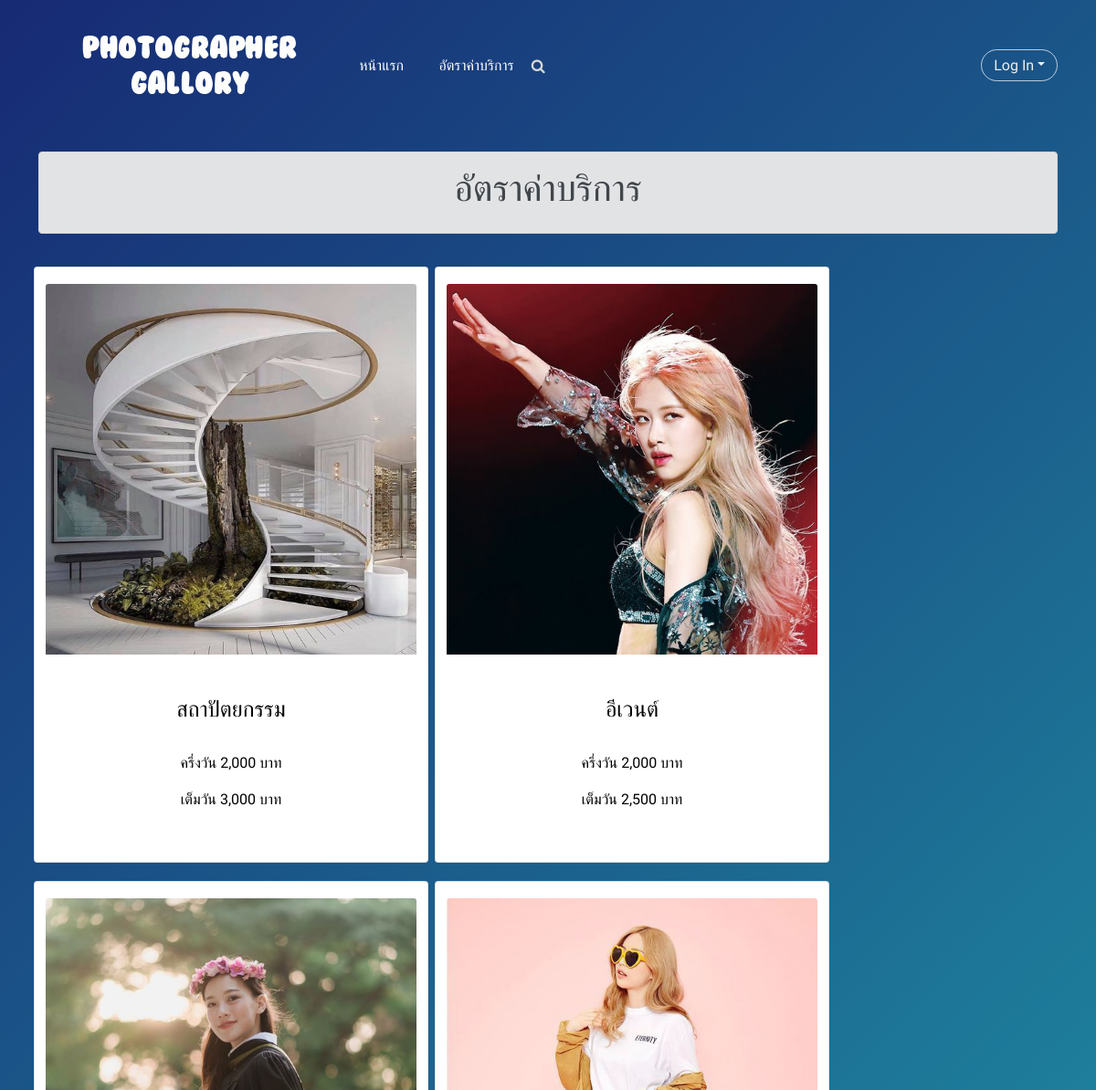
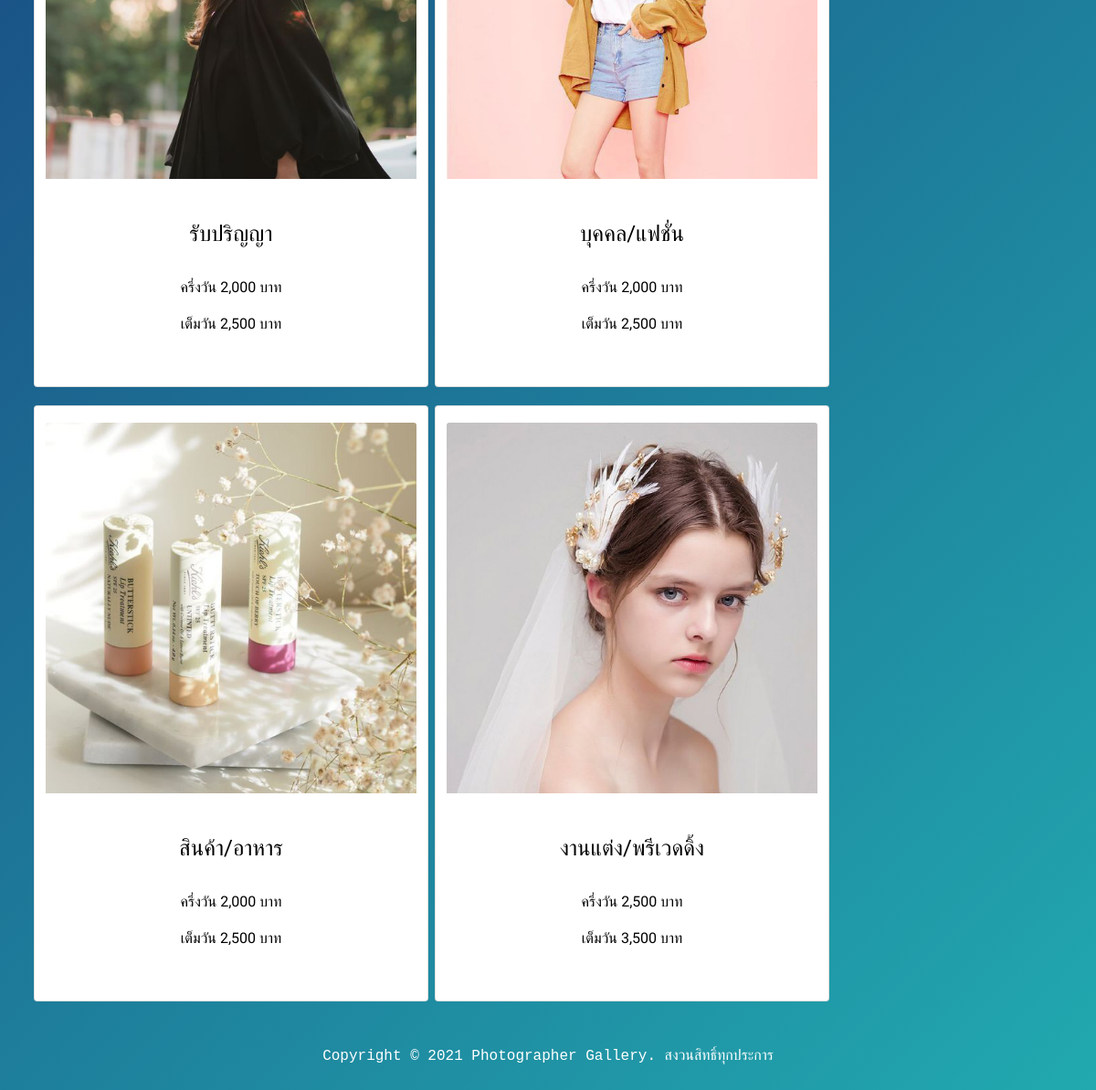
Page /index.php/payment_controller/price on the committed database (2 pictures, top to bottom).
### tables this page shows
CREATE TABLE `photographers_wage_rates` (
  `pwr_id` int(11) NOT NULL,
  `pwr_img` varchar(255) NOT NULL,
  `pwr_type` varchar(50) NOT NULL,
  `pwr_price_h` int(6) NOT NULL,
  `pwr_price` int(6) NOT NULL
);

### application/controllers/Payment_Controller.php (called while the page is built, shortened)
<?php
class Payment_Controller extends CI_Controller {
	function __construct()
    {
        $this->load->library('session', 'database');
		$this->load->model('Customer_Model', 'CTM');
		$this->load->model('Photographer_Model', 'PTM');
		$this->load->model('Contract_Model', 'CM');
		$this->load->model('Payment_Model', 'PMM');
    }
	public function price()
	{
		$data['query'] = $this->PMM->price();
		$this->load->view('header2');
		$this->load->view('price', $data);
		$this->load->view('footer');
	}
}

### index.php (called while the page is built, shortened)
<?php
require_once BASEPATH.'core/CodeIgniter.php';

### application/models/Payment_Model.php (called while the page is built, shortened)
<?php
class Payment_Model extends CI_Model {
    function price()
    {
        $query = $this->db->query("SELECT * FROM `photographers_wage_rates`");
        return $query->result();
    }
}

### application/views/price.php (the view, shortened to what this page needs)
<!DOCTYPE html>
<html lang="en">
<head>
    <link rel="stylesheet" href="<?php echo base_url('public'); ?>/showphotographer2.css">
</head>
<body>
    <br>
    <div class="container">
        <div class="alert alert-secondary" role="alert">
            <h1 align="center">อัตราค่าบริการ</h1>
        </div>
        <div class="row">
            <?php foreach ($query as $item) { ?>
                <div class="card" id="card" style="width: 27rem;">
                    <img id="img" class="card-img-top" src="<?= base_url('img/' . $item->pwr_img) ?>">
                    <div class="card-body">
                        <h4 class="card-title" style="color: #000; text-align:center;  margin-top:30px;"><?php echo $item->pwr_type ?></h4><br>
                        <p style="color: #000; text-align:center;" class="card-text">ครึ่งวัน <?php echo number_format($item->pwr_price_h); ?> บาท</p>
                        <p style="color: #000; text-align:center;" class="card-text">เต็มวัน <?php echo number_format($item->pwr_price); ?> บาท</p>
                        <br>
                    </div>
                </div>
            <?php } ?>
        </div>
        <br>
</body>
</html>

### application/views/header2.php (shortened to what this page needs)
<!DOCTYPE html>
<html>
<head>
    <link rel="stylesheet" href="https://cdnjs.cloudflare.com/ajax/libs/font-awesome/4.7.0/css/font-awesome.min.css">
    <link rel="stylesheet" href="https://cdnjs.cloudflare.com/ajax/libs/twitter-bootstrap/4.1.3/css/bootstrap.min.css">
    <link href="https://cdn.jsdelivr.net/npm/bootstrap@5.0.0-beta2/dist/css/bootstrap.min.css" rel="stylesheet">
    <link rel="stylesheet" href="<?php echo base_url('public'); ?>/style_header.css">
</head>
<body>
    <div class="header-blue">
        <nav class="navbar navbar-dark navbar-expand-md navigation-clean-search">
            <div class="container"><a class="navbar-brand" href="#"> <a href="<?php echo site_url('Customer_Controller/index') ?>" class="navbar-brand"><img src="<?php echo base_url('img'); ?>/logo1.png"></a> </a>
                <div class="collapse navbar-collapse" id="navcol-1">
                    <ul class="nav navbar-nav">
                        <li class="nav-item" role="presentation"><a class="nav-link active" href="<?php echo site_url('Customer_Controller/index') ?>">หน้าแรก</a></li>
                        <li class="nav-item" role="presentation"><a class="nav-link active" href="<?php echo site_url('Payment_Controller/price') ?>">อัตราค่าบริการ</a></li>
                    </ul>
                    <form class="form-inline mr-auto" target="_self">
                        <div class="form-group"><label for="search-field"><i class="fa fa-search"></i></label><input class="form-control search-field" type="search" name="search" id="search-field"></div>
                    </form>
                    <li class="dropdown" style="list-style-type: none;"><a class="dropdown-toggle nav-link dropdown-toggle action-button" data-toggle="dropdown" aria-expanded="false" href="#">Log In</a>
                    </li>
                </div>
            </div>
        </nav>

### application/views/footer.php (shortened to what this page needs)
<br>
<tt>
    <center>Copyright © 2021 Photographer Gallery. สงวนสิทธิ์ทุกประการ</center>
</tt>
<br>
</div>
</body>
</html>

### public/style_header.css (style rules this page uses)
.header-blue { background:linear-gradient(135deg, #172a74, #21a9af); background-color:#184e8e; padding-bottom:80px; font-family:'Source Sans Pro', sans-serif; color:#fff; }
@media (min-width:768px) { .header-blue { padding-bottom:0px; } }
.header-blue .navbar { background:transparent; padding-top:.75rem; padding-bottom:.75rem; color:#fff; border-radius:0; box-shadow:none; border:none; }
@media (min-width:768px) { .header-blue .navbar { padding-top:1rem; padding-bottom:1rem; } }
.header-blue .navbar .navbar-brand { font-weight:bold; color:inherit; }
.header-blue .navbar .navbar-collapse { border-top:1px solid rgba(255,255,255,0.3); margin-top:.5rem; }
@media (min-width:768px) { .header-blue .navbar .navbar-collapse { border-color:transparent; margin:0; } }
.header-blue .navbar .navbar-nav a.active, .header-blue .navbar .navbar-nav > .show .dropdown-item { background:none; box-shadow:none; }
@media (min-width: 768px) { .header-blue .navbar-nav .nav-link { padding-left:.7rem; padding-right:.7rem; } }
@media (min-width: 992px) { .header-blue .navbar-nav .nav-link { padding-left:1.2rem; padding-right:1.2rem; } }
.header-blue .action-button, .header-blue .action-button:not(.disabled):active { border:1px solid rgba(255,255,255,0.7); border-radius:40px; color:#ebeff1; box-shadow:none; text-shadow:none; padding:.3rem .8rem; background:transparent; transition:background-color 0.25s; outline:none; }
.header-blue .navbar .form-inline label { color:#d9d9d9; }
.header-blue .navbar .form-inline .search-field { display:inline-block; width:80%; background:none; border:none; border-bottom:1px solid transparent; border-radius:0; color:#ccc; box-shadow:none; color:inherit; transition:border-bottom-color 0.3s; }

### public/showphotographer2.css (style rules this page uses)
body { font-family: 'Open Sans', sans-serif; color: #000; }
#card { margin-left: 7px; margin-top: 20px; }
#img { margin-top: 4.5%; }

### rows in the picture
photographers_wage_rates: pwr_img (picture), pwr_type "สถาปัตยกรรม", pwr_price_h "2,000", pwr_price "3,000"
photographers_wage_rates: pwr_img (picture), pwr_type "อีเวนต์", pwr_price_h "2,000", pwr_price "2,500"
photographers_wage_rates: pwr_img (picture), pwr_type "รับปริญญา", pwr_price_h "2,000", pwr_price "2,500"
photographers_wage_rates: pwr_img (picture), pwr_type "บุคคล/แฟชั่น", pwr_price_h "2,000", pwr_price "2,500"
photographers_wage_rates: pwr_img (picture), pwr_type "สินค้า/อาหาร", pwr_price_h "2,000", pwr_price "2,500"
photographers_wage_rates: pwr_img (picture), pwr_type "งานแต่ง/พรีเวดดิ้ง", pwr_price_h "2,500", pwr_price "3,500"
